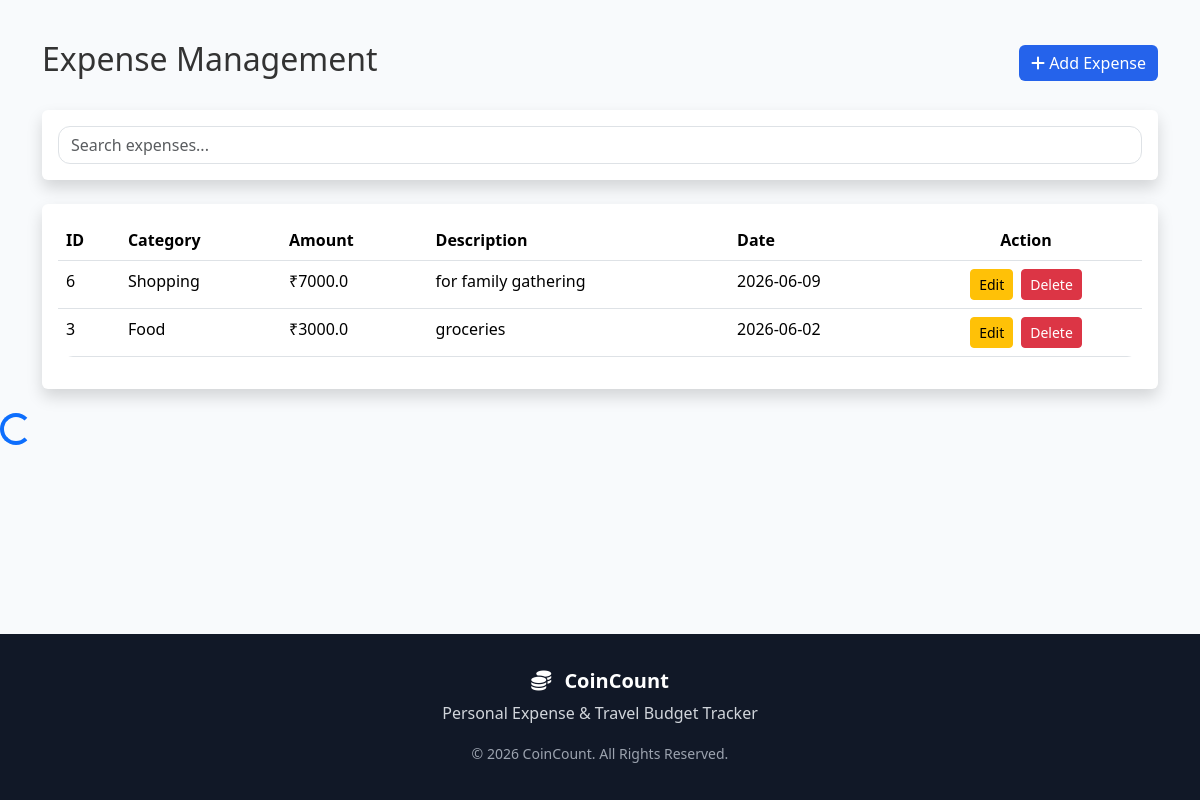
/expenses (signed in), run on the app's committed database.
### tables this page shows
CREATE TABLE expenses(
    expense_id INTEGER PRIMARY KEY AUTOINCREMENT,
    user_id INTEGER,
    category TEXT,
    amount REAL,
    description TEXT,
    date TEXT
);

### app.py (the view, shortened to what this page needs)
@app.route('/expenses', methods=['GET', 'POST'])
def expenses():
    if 'user_id' not in session:
        return redirect(url_for('login'))
    conn = get_db()
    try:
        data = conn.execute(
            "SELECT * FROM expenses WHERE user_id=? ORDER BY expense_id DESC",
            (session['user_id'],)
        ).fetchall()
    except Exception as e:
        flash(f"Error fetching expenses: {str(e)}", "danger")
        data = []
    finally:
        conn.close()
    return render_template(
        'expenses.html',
        expenses=data
    )

### app.py (called while the page is built)
def get_db():
    conn = sqlite3.connect(DATABASE)
    conn.row_factory = sqlite3.Row
    return conn

### templates/expenses.html (shortened to what this page needs)
{% extends 'base.html' %}
{% block content %}
<div class="container py-4">
    <div class="d-flex justify-content-between align-items-center mb-4">
        <h2>Expense Management</h2>
        <button class="btn btn-primary"
                data-bs-toggle="modal"
                data-bs-target="#expenseModal">
            <i class="fas fa-plus"></i>
            Add Expense
        </button>
    </div>
    <div class="card shadow border-0 mb-4">
        <div class="card-body">
            <input type="text"
                   id="expenseSearch"
                   class="form-control"
                   placeholder="Search expenses...">
        </div>
    </div>
    <div class="card shadow border-0">
        <div class="card-body">
            <table class="table table-hover">
                <thead>
                <tr>
                    <th>ID</th>
                    <th>Category</th>
                    <th>Amount</th>
                    <th>Description</th>
                    <th>Date</th>
                    <th class="text-center">Action</th>
                </tr>
                </thead>
                <tbody id="expenseTable">
                {% for expense in expenses %}
                <tr>
                    <td>{{ expense.expense_id }}</td>
                    <td>{{ expense.category }}</td>
                    <td>₹{{ expense.amount }}</td>
                    <td>{{ expense.description }}</td>
                    <td>{{ expense.date }}</td>
                    <td>
                    <div class="action-buttons">
                    <a href="/edit_expense/{{ expense.expense_id }}"
                    class="btn btn-warning btn-sm">
                    Edit
                    </a>
                    <a href="/delete_expense/{{ expense.expense_id }}"
                    class="btn btn-danger btn-sm">
                    Delete
                    </a>
                    </div>
                    </td>
                {% endfor %}
                </tbody>
            </table>
        </div>
    </div>
</div>
{% endblock %}

### static/css/style.css (style rules this page uses)
html, body { height:100%; }
body { display:flex; flex-direction:column; min-height:100vh; font-family:'Segoe UI',sans-serif; background:#f5f7fb; color:#333; }
.btn-primary { background:#2563eb; border:none; }
.table { background:white; border-radius:15px; overflow:hidden; }
.form-control { border-radius:12px; }
.action-buttons { display:flex; justify-content:center; gap:8px; }

### static/css/dashboard.css (style rules this page uses)
body { background:#f8fafc; overflow-x:hidden; font-family:'Segoe UI',sans-serif; }

### data on the page
expenses: expense_id "6", category "Shopping", amount "7000.0", description "for family gathering", date "2026-06-09"
expenses: expense_id "3", category "Food", amount "3000.0", description "groceries", date "2026-06-02"
